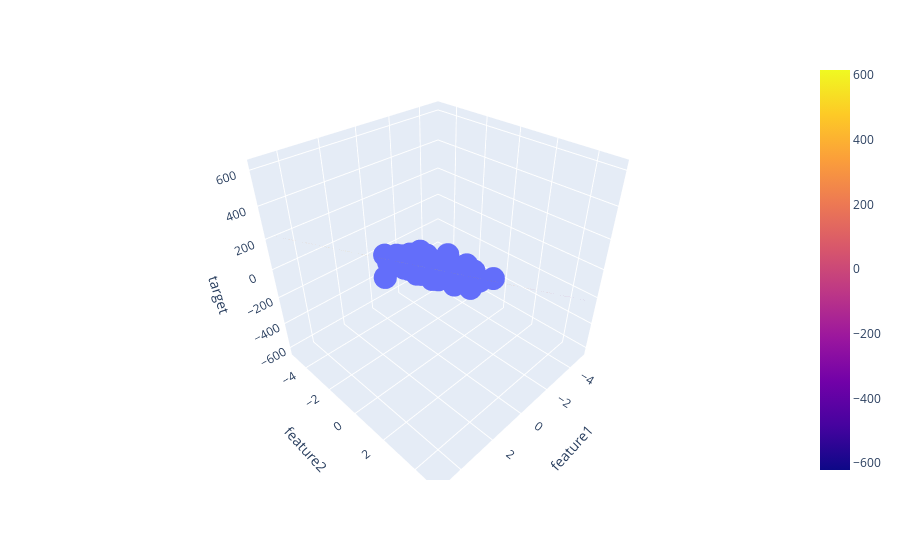

Source (notebook cell):
### Code cell
fig = px.scatter_3d(df, x = "feature1",y = "feature2", z = "target")
fig.add_trace(go.Surface(x = a, y = b, z = z))
fig.show()

lr.coef_
lr.intercept_
